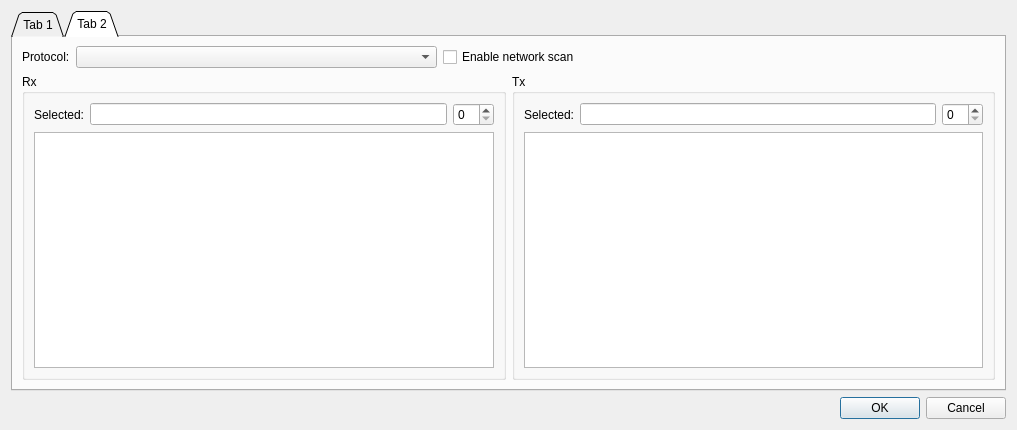
<?xml version="1.0" encoding="UTF-8"?>
<ui version="4.0">
 <class>Dialog_connect</class>
 <widget class="QDialog" name="Dialog_connect">
  <property name="geometry">
   <rect>
    <x>0</x>
    <y>0</y>
    <width>1017</width>
    <height>430</height>
   </rect>
  </property>
  <property name="windowTitle">
   <string>Dialog</string>
  </property>
  <property name="windowIcon">
   <iconset resource="resources.qrc">
    <normaloff>:/icons/images/terminal.png</normaloff>:/icons/images/terminal.png</iconset>
  </property>
  <layout class="QVBoxLayout" name="verticalLayout">
   <item>
    <widget class="QTabWidget" name="tabWidget">
     <property name="tabShape">
      <enum>QTabWidget::Triangular</enum>
     </property>
     <property name="currentIndex">
      <number>1</number>
     </property>
     <widget class="QWidget" name="tab_serial">
      <attribute name="title">
       <string>Tab 1</string>
      </attribute>
      <layout class="QVBoxLayout" name="verticalLayout_2">
       <item>
        <widget class="QTableWidget" name="tableWidget_serialPorts"/>
       </item>
       <item>
        <layout class="QHBoxLayout" name="horizontalLayout_2">
         <item>
          <layout class="QHBoxLayout" name="horizontalLayout_8">
           <item>
            <layout class="QHBoxLayout" name="horizontalLayout_5">
             <item>
              <layout class="QHBoxLayout" name="horizontalLayout_12">
               <item>
                <widget class="QLabel" name="label_serialPortName">
                 <property name="text">
                  <string>Name</string>
                 </property>
                </widget>
               </item>
               <item>
                <widget class="QLineEdit" name="lineEdit_serialPortName">
                 <property name="minimumSize">
                  <size>
                   <width>180</width>
                   <height>0</height>
                  </size>
                 </property>
                </widget>
               </item>
              </layout>
             </item>
             <item>
              <widget class="QLabel" name="label_baudRate">
               <property name="text">
                <string>Baud rate</string>
               </property>
              </widget>
             </item>
             <item>
              <widget class="QComboBox" name="comboBox_baudRate">
               <property name="minimumSize">
                <size>
                 <width>90</width>
                 <height>0</height>
                </size>
               </property>
               <property name="editable">
                <bool>false</bool>
               </property>
              </widget>
             </item>
            </layout>
           </item>
           <item>
            <layout class="QHBoxLayout" name="horizontalLayout_7">
             <item>
              <widget class="QLabel" name="label_dataBits">
               <property name="text">
                <string>Data bits</string>
               </property>
              </widget>
             </item>
             <item>
              <widget class="QComboBox" name="comboBox_dataBits">
               <property name="minimumSize">
                <size>
                 <width>50</width>
                 <height>0</height>
                </size>
               </property>
              </widget>
             </item>
            </layout>
           </item>
           <item>
            <layout class="QHBoxLayout" name="horizontalLayout_9">
             <item>
              <widget class="QLabel" name="label_stopBits">
               <property name="text">
                <string>Stop bits</string>
               </property>
              </widget>
             </item>
             <item>
              <widget class="QComboBox" name="comboBox_stopBits">
               <property name="minimumSize">
                <size>
                 <width>60</width>
                 <height>0</height>
                </size>
               </property>
              </widget>
             </item>
            </layout>
           </item>
           <item>
            <layout class="QHBoxLayout" name="horizontalLayout_10">
             <item>
              <widget class="QLabel" name="label_flowControl">
               <property name="text">
                <string>Flow control</string>
               </property>
              </widget>
             </item>
             <item>
              <widget class="QComboBox" name="comboBox_flowControl">
               <property name="minimumSize">
                <size>
                 <width>70</width>
                 <height>0</height>
                </size>
               </property>
              </widget>
             </item>
            </layout>
           </item>
           <item>
            <widget class="QLabel" name="label_parity">
             <property name="text">
              <string>Parity</string>
             </property>
            </widget>
           </item>
           <item>
            <widget class="QComboBox" name="comboBox_parity"/>
           </item>
          </layout>
         </item>
        </layout>
       </item>
      </layout>
     </widget>
     <widget class="QWidget" name="tab_network">
      <attribute name="title">
       <string>Tab 2</string>
      </attribute>
      <layout class="QVBoxLayout" name="verticalLayout_3">
       <item>
        <layout class="QHBoxLayout" name="horizontalLayout_6">
         <item>
          <layout class="QHBoxLayout" name="horizontalLayout_4">
           <item>
            <widget class="QLabel" name="label_networkProtocol">
             <property name="text">
              <string>Protocol:</string>
             </property>
            </widget>
           </item>
           <item>
            <widget class="QComboBox" name="comboBox_networkProtocol">
             <property name="sizePolicy">
              <sizepolicy hsizetype="Expanding" vsizetype="Fixed">
               <horstretch>0</horstretch>
               <verstretch>0</verstretch>
              </sizepolicy>
             </property>
             <property name="minimumSize">
              <size>
               <width>80</width>
               <height>0</height>
              </size>
             </property>
            </widget>
           </item>
          </layout>
         </item>
         <item>
          <widget class="QCheckBox" name="checkBox_enableNetworkScan">
           <property name="text">
            <string>Enable network scan</string>
           </property>
          </widget>
         </item>
         <item>
          <spacer name="horizontalSpacer">
           <property name="orientation">
            <enum>Qt::Horizontal</enum>
           </property>
           <property name="sizeHint" stdset="0">
            <size>
             <width>40</width>
             <height>20</height>
            </size>
           </property>
          </spacer>
         </item>
        </layout>
       </item>
       <item>
        <layout class="QHBoxLayout" name="horizontalLayout_11">
         <item>
          <widget class="QGroupBox" name="groupBox_network_rx">
           <property name="title">
            <string>Rx</string>
           </property>
           <layout class="QVBoxLayout" name="verticalLayout_9">
            <item>
             <layout class="QHBoxLayout" name="horizontalLayout">
              <item>
               <widget class="QLabel" name="label_port_rx">
                <property name="text">
                 <string>Selected:</string>
                </property>
               </widget>
              </item>
              <item>
               <widget class="QLineEdit" name="lineEdit_selectedAddr_rx"/>
              </item>
              <item>
               <widget class="QSpinBox" name="spinBox_ipPort_Rx"/>
              </item>
             </layout>
            </item>
            <item>
             <widget class="QTableWidget" name="tableWidget_addr_rx"/>
            </item>
           </layout>
          </widget>
         </item>
         <item>
          <widget class="QGroupBox" name="groupBox_network_tx">
           <property name="title">
            <string>Tx</string>
           </property>
           <layout class="QVBoxLayout" name="verticalLayout_8">
            <item>
             <layout class="QHBoxLayout" name="horizontalLayout_3">
              <item>
               <widget class="QLabel" name="label_ipAddr_port_tx">
                <property name="text">
                 <string>Selected:</string>
                </property>
               </widget>
              </item>
              <item>
               <widget class="QLineEdit" name="lineEdit_selectedAddr_tx"/>
              </item>
              <item>
               <widget class="QSpinBox" name="spinBox_ipPort_Tx"/>
              </item>
             </layout>
            </item>
            <item>
             <widget class="QTableWidget" name="tableWidget_addr_tx"/>
            </item>
           </layout>
          </widget>
         </item>
        </layout>
       </item>
      </layout>
     </widget>
    </widget>
   </item>
   <item>
    <widget class="QDialogButtonBox" name="buttonBox">
     <property name="orientation">
      <enum>Qt::Horizontal</enum>
     </property>
     <property name="standardButtons">
      <set>QDialogButtonBox::Cancel|QDialogButtonBox::Ok</set>
     </property>
    </widget>
   </item>
  </layout>
 </widget>
 <resources>
  <include location="resources.qrc"/>
 </resources>
 <connections>
  <connection>
   <sender>buttonBox</sender>
   <signal>accepted()</signal>
   <receiver>Dialog_connect</receiver>
   <slot>accept()</slot>
   <hints>
    <hint type="sourcelabel">
     <x>248</x>
     <y>254</y>
    </hint>
    <hint type="destinationlabel">
     <x>157</x>
     <y>274</y>
    </hint>
   </hints>
  </connection>
  <connection>
   <sender>buttonBox</sender>
   <signal>rejected()</signal>
   <receiver>Dialog_connect</receiver>
   <slot>reject()</slot>
   <hints>
    <hint type="sourcelabel">
     <x>316</x>
     <y>260</y>
    </hint>
    <hint type="destinationlabel">
     <x>286</x>
     <y>274</y>
    </hint>
   </hints>
  </connection>
 </connections>
</ui>
